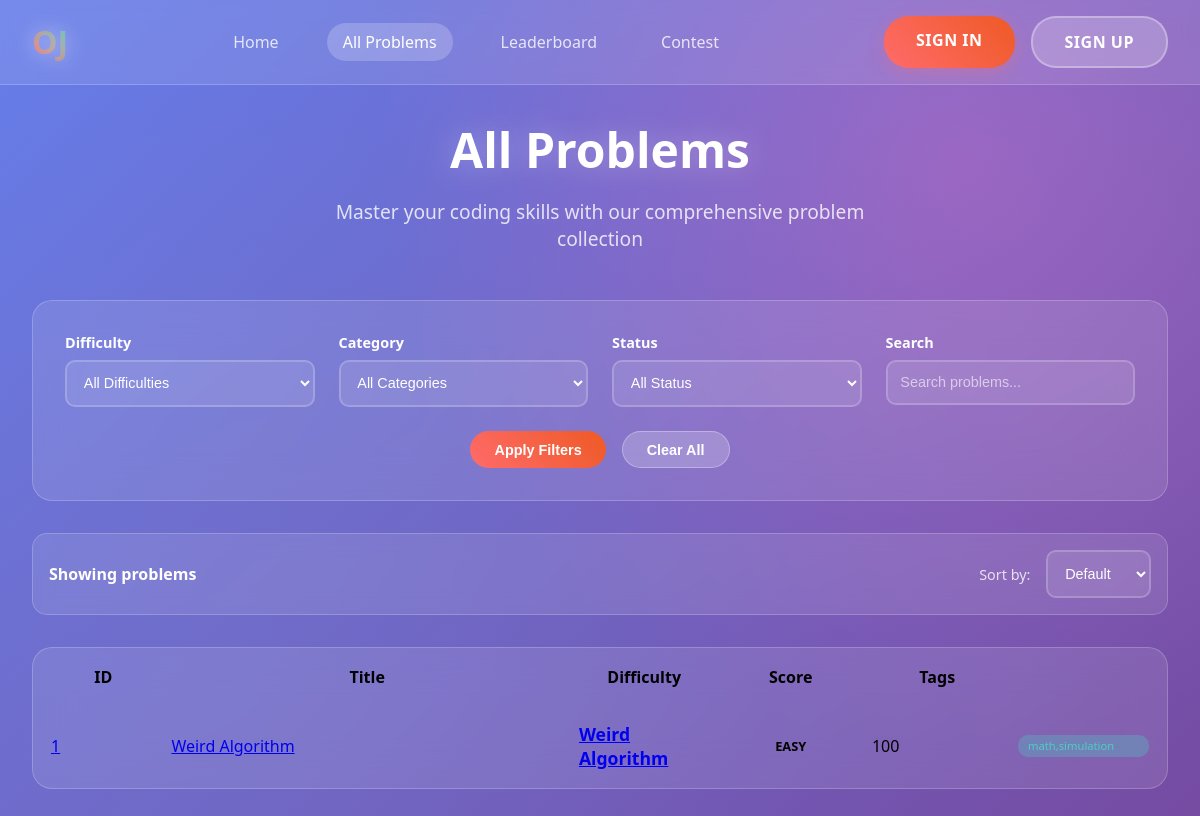
The app's page /problems/, older data.
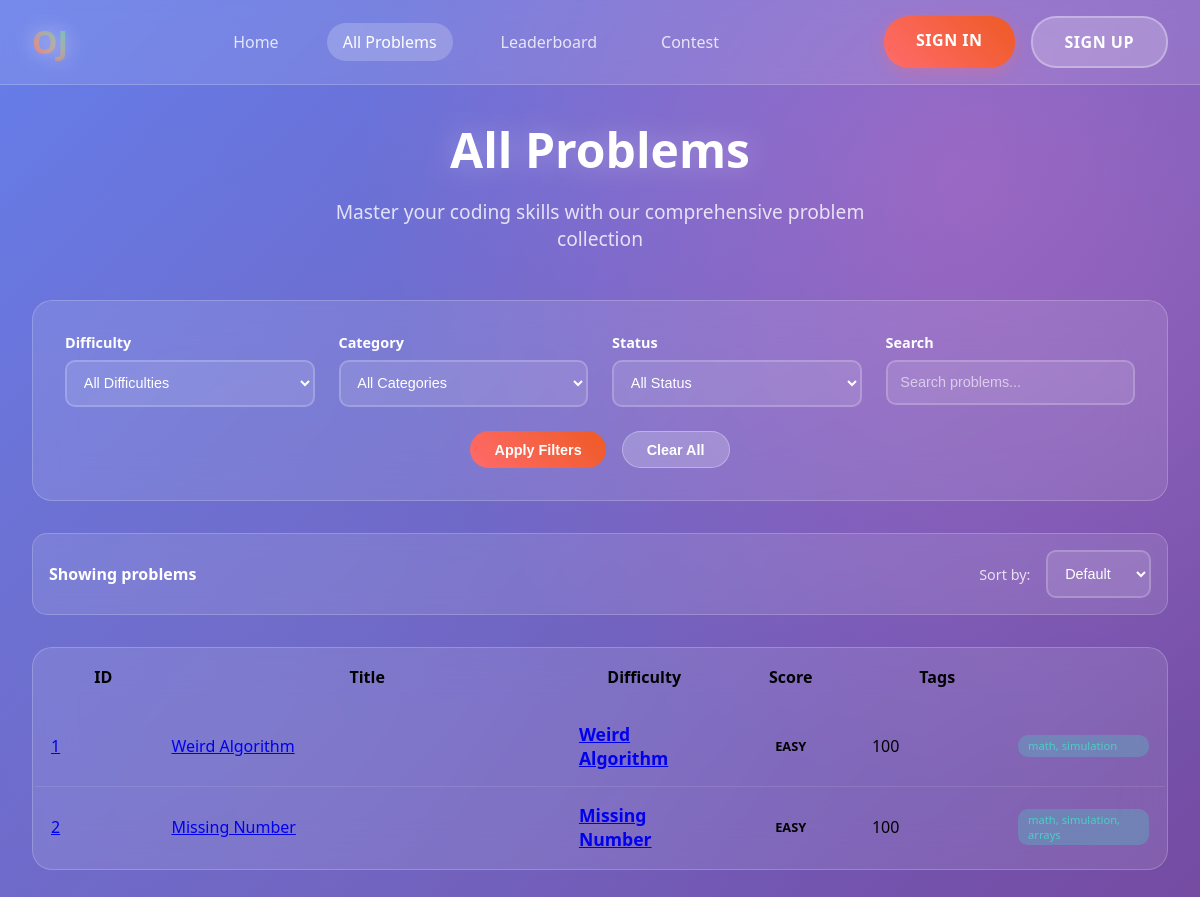
The same page, newer data.
### core/models.py (models this page shows, shortened)
class Problem(models.Model):
    title = models.CharField(max_length=200)
    statement = models.TextField()
    difficulty = models.CharField(max_length=50)
    input_example = models.TextField()
    output_example = models.TextField()
    tags = models.TextField()
    score = models.IntegerField()

### core/views.py (the view)
# urls.py: path("problems/", all_problems_view, name="problems"),
def all_problems_view(request):
    problems = Problem.objects.all()
    return render(request, "core/allproblems.html", {"problems": problems})

### templates/core/allproblems.html (shortened to what this page needs)
{% load static %}
<!DOCTYPE html>
<html lang="en">
<head>
</head>
<body>
    <div class="nav">
        <div class="nav-logo">
            OJ
        </div>
        <div class="nav-menu">
            <ul>
                <li>
                    <a href="{% url 'core:home' %} " class="link">Home</a>
                </li>
                <li>
                    <a href="{% url 'core:problems' %}" class="link active">All Problems</a>
                </li>
                <li>
                    <a href="{% url 'contests:leaderboard' %}" class="link">Leaderboard</a>
                </li>
                <li>
                    <a href="{% url 'contests:contest' %}" class="link">Contest</a>
                </li>
            </ul>
        </div>
        <div class="nav-button">
            {% if user.is_authenticated %}
            <a href="{% url 'user_auth:logout' %}" class="btn" id="logoutBtn">Logout</a>
            {% else %}
            <a href="{% url 'user_auth:login' %}" class="btn" id="loginBtn">Sign In</a>
            <a href="{% url 'user_auth:signup' %}" class="btn white-btn" id="signupBtn">Sign Up</a>
            {% endif %}
        </div>
    </div>
    <div class="problems-container">
        <div class="problems-header">
            <h1>All Problems</h1>
            <p>Master your coding skills with our comprehensive problem collection</p>
        </div>
        <div class="filters-section">
            <div class="filters-grid">
                <div class="filter-group">
                    <label for="difficulty">Difficulty</label>
                    <select id="difficulty" class="filter-select">
                        <option value="">All Difficulties</option>
                    </select>
                </div>
                <div class="filter-group">
                    <label for="category">Category</label>
                    <select id="category" class="filter-select">
                        <option value="">All Categories</option>
                    </select>
                </div>
                <div class="filter-group">
                    <label for="status">Status</label>
                    <select id="status" class="filter-select">
                        <option value="">All Status</option>
                    </select>
                </div>
                <div class="filter-group">
                    <label for="search">Search</label>
                    <input type="text" id="search" class="filter-input" placeholder="Search problems...">
                </div>
            </div>
            <div class="filter-actions">
                <button class="filter-btn primary" onclick="applyFilters()">Apply Filters</button>
                <button class="filter-btn secondary" onclick="clearFilters()">Clear All</button>
            </div>
        </div>
        <div class="problems-stats">
            <div class="problems-count">
                Showing problems
            </div>
            <div class="sort-controls">
                <span class="sort-label">Sort by:</span>
                <select class="filter-select" style="width: auto;">
                    <option value="default">Default</option>
                </select>
            </div>
        </div>
        <table class="problems-table">
            <thead>
                <tr class="table-row">
                    <th>ID</th>
                    <th>Title</th>
                    <th>Difficulty</th>
                    <th>Score</th>
                    <th>Tags</th>
                </tr>
            </thead>
            <tbody>
                {% for problem in problems %}
                <tr class="table-row">
                    <td class="problem-id">
                        <a href="{% url 'core:problem_detail' problem.id %}">{{ problem.id }}</a>
                    </td>
                    <td>
                        <a href="{% url 'core:problem_detail' problem.id %}">{{ problem.title }}</a>
                    </td>
                    <td class="problem-title">
                        <a href="{% url 'core:problem_detail' problem.id %}">{{ problem.title }}</a>
                    </td>
                    <td class="difficulty">{{ problem.difficulty }}</td>
                    <td>{{ problem.score }}</td>
                    <td class="tag">{{ problem.tags }}</td>
                </tr>
                {% empty %}
                <tr class="table-row">
                    <td colspan="5">No problems available.</td>
                </tr>
                {% endfor %}
            </tbody>
        </table>
    </div>
</body>
</html>

Row changes from the older to the newer data that the page shows:
changed Problem "Weird Algorithm": tags "math,simulation" → "math, simulation"
added Problem: id "2", title "Missing Number", difficulty "EASY", score "100", tags "math, simulation, arrays"
